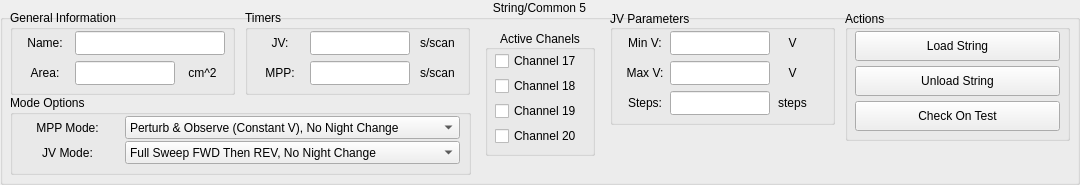
              <widget class="QGroupBox" name="String_5">
               <property name="minimumSize">
                <size>
                 <width>1080</width>
                 <height>185</height>
                </size>
               </property>
               <property name="title">
                <string>String/Common 5</string>
               </property>
               <property name="alignment">
                <set>Qt::AlignHCenter|Qt::AlignTop</set>
               </property>
               <property name="flat">
                <bool>true</bool>
               </property>
               <widget class="QGroupBox" name="GeneralInfo_5">
                <property name="geometry">
                 <rect>
                  <x>10</x>
                  <y>10</y>
                  <width>225</width>
                  <height>85</height>
                 </rect>
                </property>
                <property name="title">
                 <string>General Information</string>
                </property>
                <widget class="QLineEdit" name="NameInput_5">
                 <property name="geometry">
                  <rect>
                   <x>65</x>
                   <y>21</y>
                   <width>150</width>
                   <height>24</height>
                  </rect>
                 </property>
                 <property name="inputMask">
                  <string/>
                 </property>
                 <property name="text">
                  <string/>
                 </property>
                </widget>
                <widget class="QLabel" name="NameLabel_5">
                 <property name="geometry">
                  <rect>
                   <x>10</x>
                   <y>21</y>
                   <width>50</width>
                   <height>24</height>
                  </rect>
                 </property>
                 <property name="minimumSize">
                  <size>
                   <width>38</width>
                   <height>0</height>
                  </size>
                 </property>
                 <property name="maximumSize">
                  <size>
                   <width>16777215</width>
                   <height>16777215</height>
                  </size>
                 </property>
                 <property name="text">
                  <string>Name:</string>
                 </property>
                 <property name="alignment">
                  <set>Qt::AlignCenter</set>
                 </property>
                </widget>
                <widget class="QLabel" name="AreaLabel_5">
                 <property name="geometry">
                  <rect>
                   <x>10</x>
                   <y>51</y>
                   <width>50</width>
                   <height>24</height>
                  </rect>
                 </property>
                 <property name="text">
                  <string>Area:</string>
                 </property>
                 <property name="alignment">
                  <set>Qt::AlignCenter</set>
                 </property>
                </widget>
                <widget class="QLineEdit" name="AreaInput_5">
                 <property name="geometry">
                  <rect>
                   <x>65</x>
                   <y>51</y>
                   <width>100</width>
                   <height>24</height>
                  </rect>
                 </property>
                 <property name="inputMask">
                  <string/>
                 </property>
                 <property name="text">
                  <string/>
                 </property>
                </widget>
                <widget class="QLabel" name="AreaUnits_5">
                 <property name="geometry">
                  <rect>
                   <x>170</x>
                   <y>51</y>
                   <width>45</width>
                   <height>24</height>
                  </rect>
                 </property>
                 <property name="text">
                  <string>cm^2</string>
                 </property>
                 <property name="alignment">
                  <set>Qt::AlignCenter</set>
                 </property>
                </widget>
               </widget>
               <widget class="QGroupBox" name="JVBox_5">
                <property name="geometry">
                 <rect>
                  <x>610</x>
                  <y>10</y>
                  <width>225</width>
                  <height>115</height>
                 </rect>
                </property>
                <property name="title">
                 <string>JV Parameters</string>
                </property>
                <property name="alignment">
                 <set>Qt::AlignLeading|Qt::AlignLeft|Qt::AlignVCenter</set>
                </property>
                <widget class="QLabel" name="VmaxLabel_5">
                 <property name="geometry">
                  <rect>
                   <x>10</x>
                   <y>51</y>
                   <width>50</width>
                   <height>24</height>
                  </rect>
                 </property>
                 <property name="text">
                  <string>Max V:</string>
                 </property>
                 <property name="alignment">
                  <set>Qt::AlignCenter</set>
                 </property>
                </widget>
                <widget class="QLineEdit" name="VmaxInput_5">
                 <property name="geometry">
                  <rect>
                   <x>60</x>
                   <y>51</y>
                   <width>100</width>
                   <height>24</height>
                  </rect>
                 </property>
                 <property name="inputMask">
                  <string/>
                 </property>
                 <property name="text">
                  <string/>
                 </property>
                </widget>
                <widget class="QLabel" name="VmaxUnits_5">
                 <property name="geometry">
                  <rect>
                   <x>165</x>
                   <y>51</y>
                   <width>35</width>
                   <height>24</height>
                  </rect>
                 </property>
                 <property name="text">
                  <string>V</string>
                 </property>
                 <property name="alignment">
                  <set>Qt::AlignCenter</set>
                 </property>
                </widget>
                <widget class="QLineEdit" name="VstepsInput_5">
                 <property name="geometry">
                  <rect>
                   <x>60</x>
                   <y>81</y>
                   <width>100</width>
                   <height>24</height>
                  </rect>
                 </property>
                 <property name="inputMask">
                  <string/>
                 </property>
                 <property name="text">
                  <string/>
                 </property>
                </widget>
                <widget class="QLabel" name="Vstepsabel_5">
                 <property name="geometry">
                  <rect>
                   <x>10</x>
                   <y>81</y>
                   <width>50</width>
                   <height>24</height>
                  </rect>
                 </property>
                 <property name="text">
                  <string>Steps:</string>
                 </property>
                 <property name="alignment">
                  <set>Qt::AlignCenter</set>
                 </property>
                </widget>
                <widget class="QLabel" name="VstepsUnits_5">
                 <property name="enabled">
                  <bool>true</bool>
                 </property>
                 <property name="geometry">
                  <rect>
                   <x>165</x>
                   <y>81</y>
                   <width>35</width>
                   <height>24</height>
                  </rect>
                 </property>
                 <property name="text">
                  <string>steps</string>
                 </property>
                 <property name="alignment">
                  <set>Qt::AlignCenter</set>
                 </property>
                </widget>
                <widget class="QLabel" name="VminLabel_5">
                 <property name="geometry">
                  <rect>
                   <x>10</x>
                   <y>21</y>
                   <width>50</width>
                   <height>24</height>
                  </rect>
                 </property>
                 <property name="text">
                  <string>Min V:</string>
                 </property>
                 <property name="alignment">
                  <set>Qt::AlignCenter</set>
                 </property>
                </widget>
                <widget class="QLineEdit" name="VminInput_5">
                 <property name="geometry">
                  <rect>
                   <x>60</x>
                   <y>21</y>
                   <width>100</width>
                   <height>24</height>
                  </rect>
                 </property>
                 <property name="inputMask">
                  <string/>
                 </property>
                 <property name="text">
                  <string/>
                 </property>
                </widget>
                <widget class="QLabel" name="VminUnits_5">
                 <property name="geometry">
                  <rect>
                   <x>165</x>
                   <y>21</y>
                   <width>35</width>
                   <height>24</height>
                  </rect>
                 </property>
                 <property name="text">
                  <string>V</string>
                 </property>
                 <property name="alignment">
                  <set>Qt::AlignCenter</set>
                 </property>
                </widget>
               </widget>
               <widget class="QGroupBox" name="TimerBox_5">
                <property name="geometry">
                 <rect>
                  <x>245</x>
                  <y>10</y>
                  <width>225</width>
                  <height>85</height>
                 </rect>
                </property>
                <property name="title">
                 <string>Timers</string>
                </property>
                <widget class="QLabel" name="MPPFrequencyLabel_5">
                 <property name="geometry">
                  <rect>
                   <x>10</x>
                   <y>51</y>
                   <width>50</width>
                   <height>24</height>
                  </rect>
                 </property>
                 <property name="text">
                  <string>MPP:</string>
                 </property>
                 <property name="alignment">
                  <set>Qt::AlignCenter</set>
                 </property>
                </widget>
                <widget class="QLineEdit" name="MPPFrequencyInput_5">
                 <property name="geometry">
                  <rect>
                   <x>65</x>
                   <y>51</y>
                   <width>100</width>
                   <height>24</height>
                  </rect>
                 </property>
                 <property name="inputMask">
                  <string/>
                 </property>
                 <property name="text">
                  <string/>
                 </property>
                </widget>
                <widget class="QLabel" name="MPPFrequencyUnits_5">
                 <property name="geometry">
                  <rect>
                   <x>170</x>
                   <y>51</y>
                   <width>45</width>
                   <height>24</height>
                  </rect>
                 </property>
                 <property name="text">
                  <string>s/scan</string>
                 </property>
                 <property name="alignment">
                  <set>Qt::AlignCenter</set>
                 </property>
                </widget>
                <widget class="QLabel" name="JVFrequencyLabel_5">
                 <property name="geometry">
                  <rect>
                   <x>10</x>
                   <y>21</y>
                   <width>50</width>
                   <height>24</height>
                  </rect>
                 </property>
                 <property name="text">
                  <string>JV:</string>
                 </property>
                 <property name="alignment">
                  <set>Qt::AlignCenter</set>
                 </property>
                </widget>
                <widget class="QLineEdit" name="JVFrequencyInput_5">
                 <property name="geometry">
                  <rect>
                   <x>65</x>
                   <y>21</y>
                   <width>100</width>
                   <height>24</height>
                  </rect>
                 </property>
                 <property name="inputMask">
                  <string/>
                 </property>
                 <property name="text">
                  <string/>
                 </property>
                </widget>
                <widget class="QLabel" name="JVFrequencyUnits_5">
                 <property name="geometry">
                  <rect>
                   <x>170</x>
                   <y>21</y>
                   <width>45</width>
                   <height>24</height>
                  </rect>
                 </property>
                 <property name="text">
                  <string>s/scan</string>
                 </property>
                 <property name="alignment">
                  <set>Qt::AlignCenter</set>
                 </property>
                </widget>
               </widget>
               <widget class="QGroupBox" name="ActionBox_5">
                <property name="geometry">
                 <rect>
                  <x>845</x>
                  <y>10</y>
                  <width>225</width>
                  <height>131</height>
                 </rect>
                </property>
                <property name="title">
                 <string>Actions</string>
                </property>
                <property name="alignment">
                 <set>Qt::AlignLeading|Qt::AlignLeft|Qt::AlignVCenter</set>
                </property>
                <widget class="QPushButton" name="LoadButton_5">
                 <property name="geometry">
                  <rect>
                   <x>10</x>
                   <y>21</y>
                   <width>205</width>
                   <height>30</height>
                  </rect>
                 </property>
                 <property name="text">
                  <string>Load String</string>
                 </property>
                 <property name="autoDefault">
                  <bool>false</bool>
                 </property>
                </widget>
                <widget class="QPushButton" name="UnLoadButton_5">
                 <property name="geometry">
                  <rect>
                   <x>10</x>
                   <y>56</y>
                   <width>205</width>
                   <height>30</height>
                  </rect>
                 </property>
                 <property name="text">
                  <string>Unload String</string>
                 </property>
                </widget>
                <widget class="QPushButton" name="CheckTestButton_5">
                 <property name="geometry">
                  <rect>
                   <x>10</x>
                   <y>91</y>
                   <width>205</width>
                   <height>30</height>
                  </rect>
                 </property>
                 <property name="text">
                  <string>Check On Test</string>
                 </property>
                </widget>
               </widget>
               <widget class="QGroupBox" name="ChannelBox_5">
                <property name="geometry">
                 <rect>
                  <x>485</x>
                  <y>30</y>
                  <width>110</width>
                  <height>126</height>
                 </rect>
                </property>
                <property name="title">
                 <string>Active Chanels</string>
                </property>
                <property name="alignment">
                 <set>Qt::AlignCenter</set>
                </property>
                <widget class="QCheckBox" name="checkBox_17">
                 <property name="geometry">
                  <rect>
                   <x>10</x>
                   <y>21</y>
                   <width>90</width>
                   <height>20</height>
                  </rect>
                 </property>
                 <property name="text">
                  <string>Channel 17</string>
                 </property>
                </widget>
                <widget class="QCheckBox" name="checkBox_18">
                 <property name="geometry">
                  <rect>
                   <x>10</x>
                   <y>46</y>
                   <width>90</width>
                   <height>20</height>
                  </rect>
                 </property>
                 <property name="text">
                  <string>Channel 18</string>
                 </property>
                </widget>
                <widget class="QCheckBox" name="checkBox_19">
                 <property name="geometry">
                  <rect>
                   <x>10</x>
                   <y>71</y>
                   <width>90</width>
                   <height>20</height>
                  </rect>
                 </property>
                 <property name="text">
                  <string>Channel 19</string>
                 </property>
                </widget>
                <widget class="QCheckBox" name="checkBox_20">
                 <property name="geometry">
                  <rect>
                   <x>10</x>
                   <y>96</y>
                   <width>90</width>
                   <height>20</height>
                  </rect>
                 </property>
                 <property name="text">
                  <string>Channel 20</string>
                 </property>
                </widget>
               </widget>
               <widget class="QGroupBox" name="ModeBox_5">
                <property name="geometry">
                 <rect>
                  <x>10</x>
                  <y>95</y>
                  <width>461</width>
                  <height>80</height>
                 </rect>
                </property>
                <property name="title">
                 <string>Mode Options</string>
                </property>
                <widget class="QComboBox" name="MPPModeBox_5">
                 <property name="geometry">
                  <rect>
                   <x>115</x>
                   <y>21</y>
                   <width>335</width>
                   <height>23</height>
                  </rect>
                 </property>
                 <property name="currentText">
                  <string>Perturb &amp; Observe (Constant V), No Night Change</string>
                 </property>
                 <item>
                  <property name="text">
                   <string>Perturb &amp; Observe (Constant V), No Night Change</string>
                  </property>
                 </item>
                </widget>
                <widget class="QComboBox" name="JVModeBox_5">
                 <property name="geometry">
                  <rect>
                   <x>115</x>
                   <y>46</y>
                   <width>335</width>
                   <height>23</height>
                  </rect>
                 </property>
                 <item>
                  <property name="text">
                   <string>Full Sweep FWD Then REV, No Night Change</string>
                  </property>
                 </item>
                </widget>
                <widget class="QLabel" name="MPPModeLabel_5">
                 <property name="geometry">
                  <rect>
                   <x>10</x>
                   <y>20</y>
                   <width>95</width>
                   <height>25</height>
                  </rect>
                 </property>
                 <property name="minimumSize">
                  <size>
                   <width>38</width>
                   <height>0</height>
                  </size>
                 </property>
                 <property name="maximumSize">
                  <size>
                   <width>16777215</width>
                   <height>16777215</height>
                  </size>
                 </property>
                 <property name="text">
                  <string>MPP Mode:</string>
                 </property>
                 <property name="alignment">
                  <set>Qt::AlignCenter</set>
                 </property>
                </widget>
                <widget class="QLabel" name="JVModeLabel_5">
                 <property name="geometry">
                  <rect>
                   <x>10</x>
                   <y>45</y>
                   <width>95</width>
                   <height>25</height>
                  </rect>
                 </property>
                 <property name="minimumSize">
                  <size>
                   <width>38</width>
                   <height>0</height>
                  </size>
                 </property>
                 <property name="maximumSize">
                  <size>
                   <width>16777215</width>
                   <height>16777215</height>
                  </size>
                 </property>
                 <property name="text">
                  <string>JV Mode:</string>
                 </property>
                 <property name="alignment">
                  <set>Qt::AlignCenter</set>
                 </property>
                </widget>
               </widget>
              </widget>
